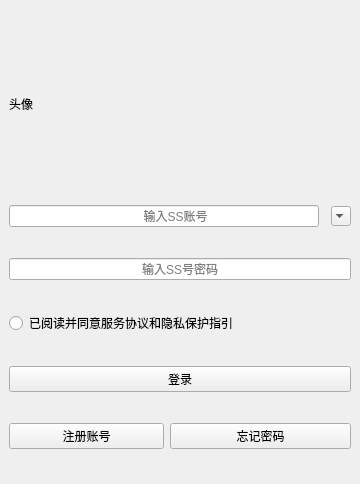
<?xml version="1.0" encoding="UTF-8"?>
<ui version="4.0">
 <class>LandPage</class>
 <widget class="QMainWindow" name="LandPage">
  <property name="geometry">
   <rect>
    <x>0</x>
    <y>0</y>
    <width>360</width>
    <height>484</height>
   </rect>
  </property>
  <property name="windowTitle">
   <string>LandPage</string>
  </property>
  <widget class="QWidget" name="centralwidget">
   <layout class="QGridLayout" name="gridLayout">
    <item row="6" column="1" colspan="2">
     <widget class="QPushButton" name="recvPasswordBtn">
      <property name="text">
       <string>忘记密码</string>
      </property>
     </widget>
    </item>
    <item row="2" column="0" colspan="3">
     <widget class="QLineEdit" name="passwordInput">
      <property name="echoMode">
       <enum>QLineEdit::Password</enum>
      </property>
      <property name="alignment">
       <set>Qt::AlignCenter</set>
      </property>
      <property name="placeholderText">
       <string>输入SS号密码</string>
      </property>
     </widget>
    </item>
    <item row="6" column="0">
     <widget class="QPushButton" name="registerBtn">
      <property name="text">
       <string>注册账号</string>
      </property>
     </widget>
    </item>
    <item row="1" column="2">
     <widget class="QComboBox" name="selectHisSsid">
      <property name="sizePolicy">
       <sizepolicy hsizetype="Fixed" vsizetype="Fixed">
        <horstretch>0</horstretch>
        <verstretch>0</verstretch>
       </sizepolicy>
      </property>
      <property name="minimumSize">
       <size>
        <width>20</width>
        <height>20</height>
       </size>
      </property>
      <property name="maximumSize">
       <size>
        <width>20</width>
        <height>20</height>
       </size>
      </property>
      <item>
       <property name="text">
        <string/>
       </property>
      </item>
     </widget>
    </item>
    <item row="3" column="0" colspan="2">
     <widget class="QRadioButton" name="checkBox">
      <property name="text">
       <string>已阅读并同意服务协议和隐私保护指引</string>
      </property>
     </widget>
    </item>
    <item row="1" column="0" colspan="2">
     <widget class="QLineEdit" name="ssidInput">
      <property name="sizePolicy">
       <sizepolicy hsizetype="Fixed" vsizetype="Fixed">
        <horstretch>0</horstretch>
        <verstretch>0</verstretch>
       </sizepolicy>
      </property>
      <property name="minimumSize">
       <size>
        <width>310</width>
        <height>0</height>
       </size>
      </property>
      <property name="alignment">
       <set>Qt::AlignCenter</set>
      </property>
      <property name="placeholderText">
       <string>       输入SS账号</string>
      </property>
     </widget>
    </item>
    <item row="4" column="0" colspan="3">
     <widget class="QPushButton" name="loginBtn">
      <property name="text">
       <string>登录</string>
      </property>
     </widget>
    </item>
    <item row="0" column="0" colspan="2">
     <widget class="QLabel" name="avatar">
      <property name="minimumSize">
       <size>
        <width>0</width>
        <height>140</height>
       </size>
      </property>
      <property name="maximumSize">
       <size>
        <width>16777215</width>
        <height>140</height>
       </size>
      </property>
      <property name="text">
       <string>头像</string>
      </property>
     </widget>
    </item>
   </layout>
  </widget>
 </widget>
 <resources/>
 <connections/>
</ui>
